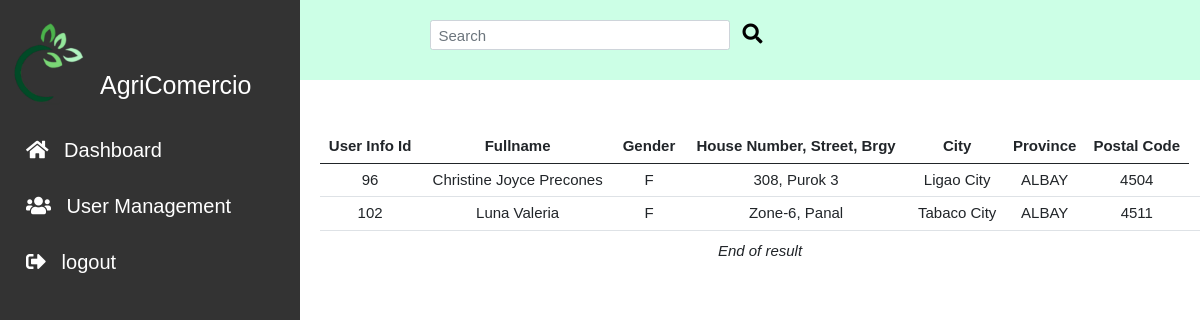
/admin/customer.php, run on an earlier commit of the app's database.
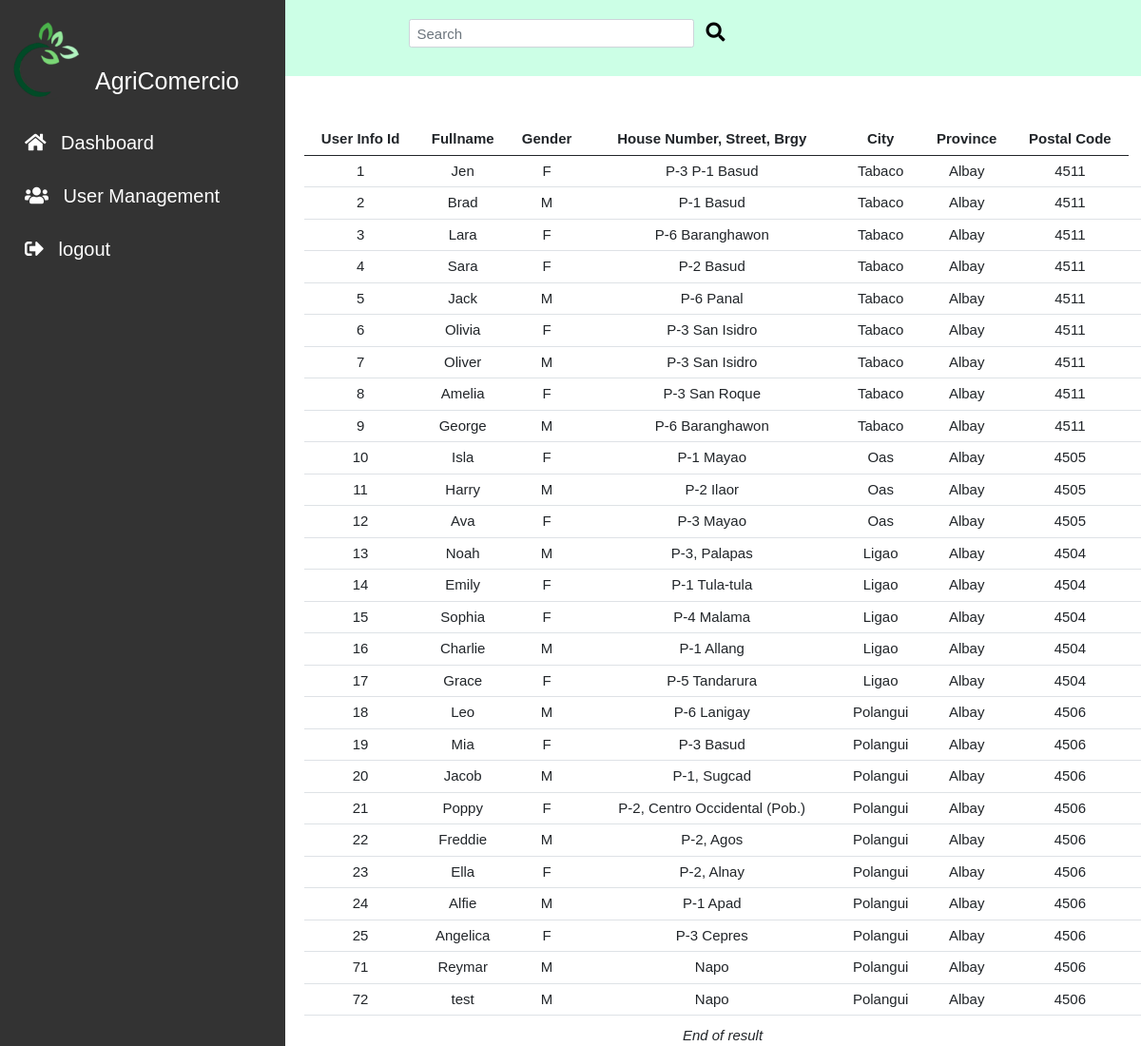
And on a later commit of the database.
### tables this page shows
CREATE TABLE `user_info` (
  `user_info_id` int(11) NOT NULL,
  `user_fullname` varchar(128) NOT NULL,
  `user_id` int(11) NOT NULL,
  `user_ref_num` varchar(64) NOT NULL,
  `gender` varchar(20) NOT NULL,
  `contact_details` int(20) NOT NULL,
  `house_no_street_brgy` varchar(128) NOT NULL,
  `city` varchar(128) NOT NULL,
  `province` varchar(128) NOT NULL,
  `postal_code` int(11) NOT NULL,
  `user_type` varchar(55) NOT NULL
);

### admin/customer.php (the view, shortened to what this page needs)
<!DOCTYPE html>
<?php
include_once ('../includes/db_conn.php');
$searchkey="";
?>
<!DOCTYPE html>
<html lang="en">
<head>
    <link rel="stylesheet" href="../css/bootstrap.min.css">
    <link rel="stylesheet" href="../css/style.css">
    <link rel="stylesheet" href="../css/fontawesome.css">
    <link rel="stylesheet" href="https://cdnjs.cloudflare.com/ajax/libs/font-awesome/5.15.2/css/all.min.css">
</head>
<body>
<header id="header">
<section id= "search">
        <div class = "container-fluid">
            <form action="customer.php" method="GET" class="d-flex">
                <input id="searchbar" name="searchkey" class="form-control me-2" type="search" placeholder="Search" aria-label="Search">
                <button class="btn btn-light" type="submit"><i class="fas fa-search"></i></button>
            </form>
        </div>
    </section>
</header>
<body>
<div class="sidenav">
  <div class="sidenav-title">
    <div class="sidenav_image">
      <img src="../img/logo1.png" alt=""width = "90px ">
      <h1>AgriComercio</h1>
    </div>
  </div>
  <a href="index.php"><i class="fas fa-home"></i> Dashboard</a>
  <a href="user.php"><i class="fas fa-users"></i> User Management</a>
  <a href="../logout.php"><i class="fas fa-sign-out-alt"></i> logout </a>
</div>
<main>
        <div class="main__container">
          <div class="container_fluid">
                <div class="row" id="contentPanel">
                <div class="col-12">
                <?php
                if($searchkey == ""){
                                    $sql =" SELECT
                                    `user_info_id`,
                                    `user_fullname`,
                                    `user_ref_num`,
                                    `gender`,
                                    `contact_details`,
                                    `house_no_street_brgy`,
                                    `city`,
                                    `province`,
                                    `postal_code`,
                                    `user_type`
                                    FROM `user_info`
                                    WHERE user_type = 'Customer';";
                    $stmt=mysqli_stmt_init($conn);
                    if (!mysqli_stmt_prepare($stmt, $sql)){
                    echo "Statement Failed.";
                    exit();
                    }
                }
                mysqli_stmt_execute($stmt);
                $resultData = mysqli_stmt_get_result($stmt);
                $arr=array();
                while($row = mysqli_fetch_assoc($resultData)){
                array_push($arr,$row);
                }
                if(!empty($arr)){
                    echo "<table class='table'>";
                    echo "<thead>";
                    echo "<th> User Info Id </th>";
                    echo "<th> Fullname</th>";
                    echo "<th> Gender </th>";
                    echo "<th> House Number, Street, Brgy </th>";
                    echo "<th> City </th>";
                    echo "<th> Province </th>";
                    echo "<th> Postal Code </th>";
                    echo "</thead>";
                    foreach($arr as $key => $val){
                    echo "<tr>";
                    echo "<td>" . $val ['user_info_id']         . "</td>";
                    echo "<td>" . $val ['user_fullname']   . "</td>";
                    echo "<td>" . $val ['gender']          .  " </td> ";
                    echo "<td>" . $val ['house_no_street_brgy'] .  " </td>";
                    echo "<td>" . $val ['city'] .  " </td>";
                    echo "<td>" . $val ['province'] .  " </td>";
                    echo "<td>" . $val ['postal_code'] .  " </td>";
                    echo "<td>";
                    echo "</tr>";
                    }
                  ?>
                    <?php
                    echo "</table>";
                    }
                    else{
                    echo "<h4> No Records Found.</h4>";
                    }
                ?>
                    <div
                    class='text-center'><em>End of result</em>
                    </div>
                </div>
                </div>
          </div>
      </main>
</body>
</html>

What changed in the data, as far as the page shows it:
removed user_info: user_info_id "96", user_fullname "Christine Joyce Precones", gender "F", house_no_street_brgy "308, Purok 3", city "Ligao City", province "ALBAY", postal_code "4504"
removed user_info: user_info_id "102", user_fullname "Luna Valeria", gender "F", house_no_street_brgy "Zone-6, Panal", city "Tabaco City", province "ALBAY", postal_code "4511"
added user_info: user_info_id "1", user_fullname "Jen", gender "F", house_no_street_brgy "P-3 P-1 Basud", city "Tabaco", province "Albay", postal_code "4511"
added user_info: user_info_id "2", user_fullname "Brad", gender "M", house_no_street_brgy "P-1 Basud", city "Tabaco", province "Albay", postal_code "4511"
added user_info: user_info_id "3", user_fullname "Lara", gender "F", house_no_street_brgy "P-6 Baranghawon", city "Tabaco", province "Albay", postal_code "4511"
added user_info: user_info_id "4", user_fullname "Sara", gender "F", house_no_street_brgy "P-2 Basud", city "Tabaco", province "Albay", postal_code "4511"
added user_info: user_info_id "5", user_fullname "Jack", gender "M", house_no_street_brgy "P-6 Panal", city "Tabaco", province "Albay", postal_code "4511"
added user_info: user_info_id "6", user_fullname "Olivia", gender "F", house_no_street_brgy "P-3 San Isidro", city "Tabaco", province "Albay", postal_code "4511"
added user_info: user_info_id "7", user_fullname "Oliver", gender "M", house_no_street_brgy "P-3 San Isidro", city "Tabaco", province "Albay", postal_code "4511"
added user_info: user_info_id "8", user_fullname "Amelia", gender "F", house_no_street_brgy "P-3 San Roque", city "Tabaco", province "Albay", postal_code "4511"
added user_info: user_info_id "9", user_fullname "George", gender "M", house_no_street_brgy "P-6 Baranghawon", city "Tabaco", province "Albay", postal_code "4511"
added user_info: user_info_id "10", user_fullname "Isla", gender "F", house_no_street_brgy "P-1 Mayao", city "Oas", province "Albay", postal_code "4505"
added user_info: user_info_id "11", user_fullname "Harry", gender "M", house_no_street_brgy "P-2 Ilaor", city "Oas", province "Albay", postal_code "4505"
added user_info: user_info_id "12", user_fullname "Ava", gender "F", house_no_street_brgy "P-3 Mayao", city "Oas", province "Albay", postal_code "4505"
added user_info: user_info_id "13", user_fullname "Noah", gender "M", house_no_street_brgy "P-3, Palapas", city "Ligao", province "Albay", postal_code "4504"
added user_info: user_info_id "14", user_fullname "Emily", gender "F", house_no_street_brgy "P-1 Tula-tula", city "Ligao", province "Albay", postal_code "4504"
added user_info: user_info_id "15", user_fullname "Sophia", gender "F", house_no_street_brgy "P-4 Malama", city "Ligao", province "Albay", postal_code "4504"
added user_info: user_info_id "16", user_fullname "Charlie", gender "M", house_no_street_brgy "P-1 Allang", city "Ligao", province "Albay", postal_code "4504"
added user_info: user_info_id "17", user_fullname "Grace", gender "F", house_no_street_brgy "P-5 Tandarura", city "Ligao", province "Albay", postal_code "4504"
added user_info: user_info_id "18", user_fullname "Leo", gender "M", house_no_street_brgy "P-6 Lanigay", city "Polangui", province "Albay", postal_code "4506"
added user_info: user_info_id "19", user_fullname "Mia", gender "F", house_no_street_brgy "P-3 Basud", city "Polangui", province "Albay", postal_code "4506"
added user_info: user_info_id "20", user_fullname "Jacob", gender "M", house_no_street_brgy "P-1, Sugcad", city "Polangui", province "Albay", postal_code "4506"
added user_info: user_info_id "21", user_fullname "Poppy", gender "F", house_no_street_brgy "P-2, Centro Occidental (Pob.)", city "Polangui", province "Albay", postal_code "4506"
added user_info: user_info_id "22", user_fullname "Freddie", gender "M", house_no_street_brgy "P-2, Agos", city "Polangui", province "Albay", postal_code "4506"
added user_info: user_info_id "23", user_fullname "Ella", gender "F", house_no_street_brgy "P-2, Alnay", city "Polangui", province "Albay", postal_code "4506"
added user_info: user_info_id "24", user_fullname "Alfie", gender "M", house_no_street_brgy "P-1 Apad", city "Polangui", province "Albay", postal_code "4506"
added user_info: user_info_id "25", user_fullname "Angelica", gender "F", house_no_street_brgy "P-3 Cepres", city "Polangui", province "Albay", postal_code "4506"
added user_info: user_info_id "71", user_fullname "Reymar", gender "M", house_no_street_brgy "Napo", city "Polangui", province "Albay", postal_code "4506"
added user_info: user_info_id "72", user_fullname "test", gender "M", house_no_street_brgy "Napo", city "Polangui", province "Albay", postal_code "4506"
